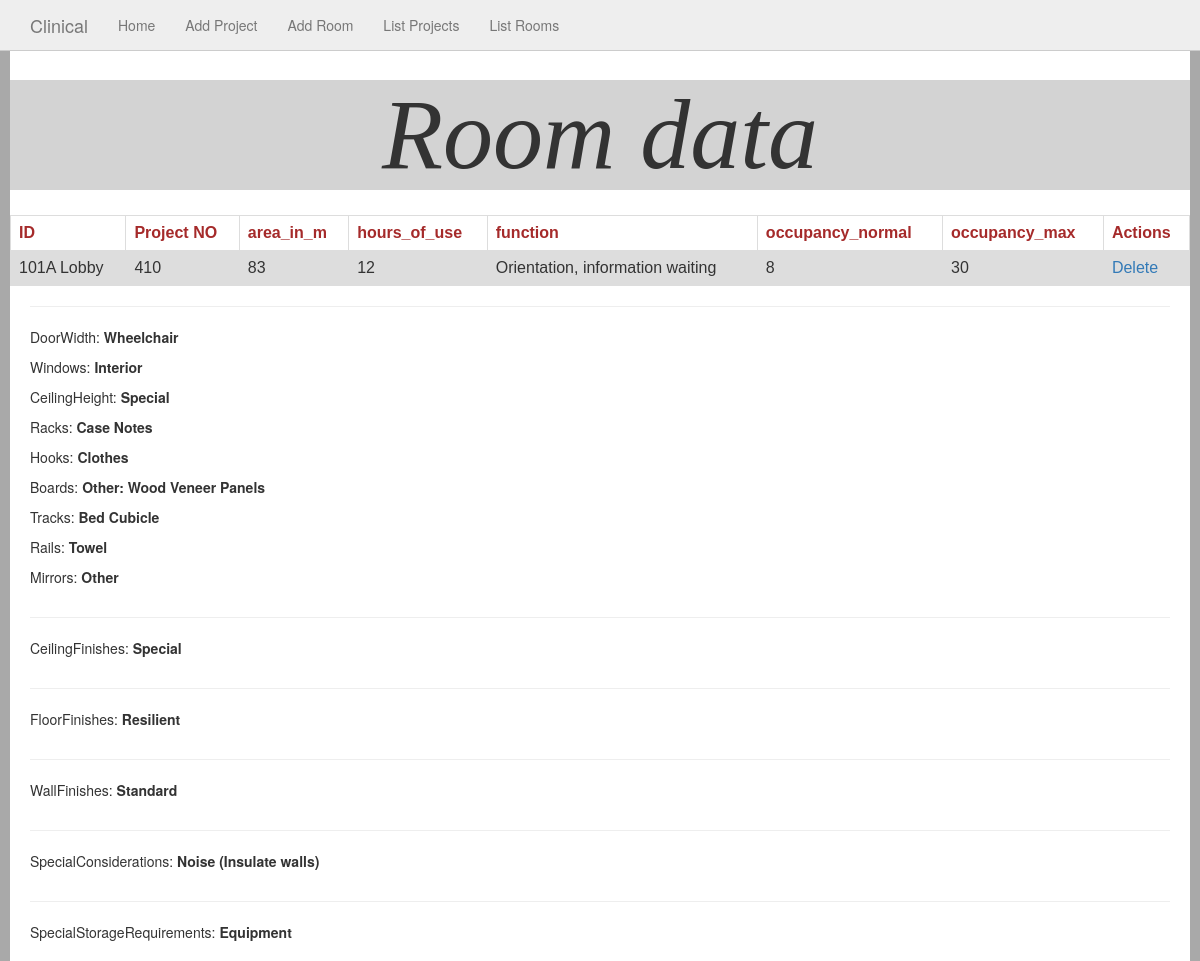
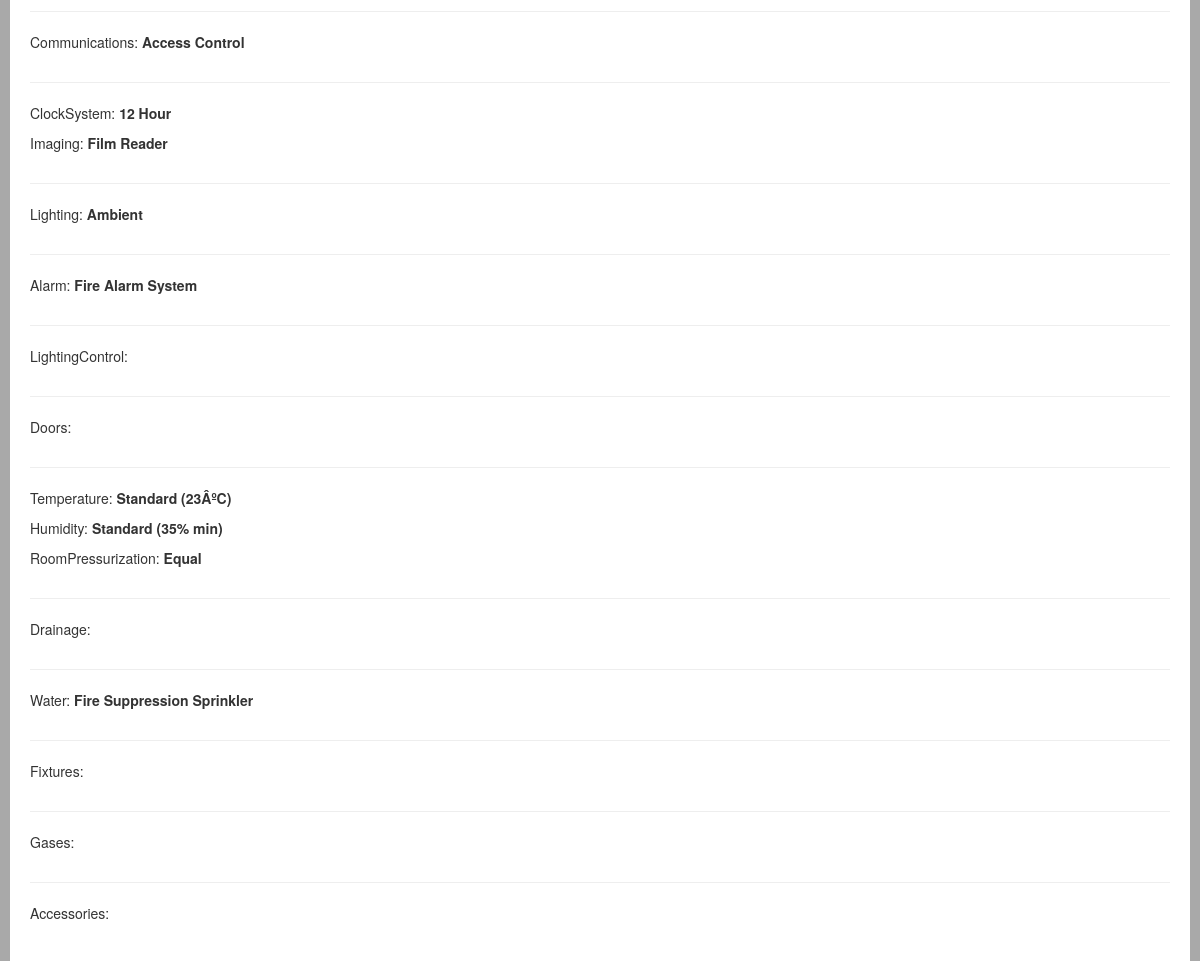
Screenshot of /view_room.php?ID=101A Lobby with the database file from the repository (2 pictures, top to bottom).
### tables this page shows
CREATE TABLE `operational_data_room` (
  `ID` varchar(50) NOT NULL,
  `PNO` varchar(50) NOT NULL,
  `area_in_m` double NOT NULL,
  `hours_of_use` smallint(6) DEFAULT NULL,
  `days_of_use` smallint(6) DEFAULT NULL,
  `function` longtext,
  `occupancy_normal` smallint(6) DEFAULT NULL,
  `occupancy_max` smallint(6) DEFAULT NULL
);

### view_room.php (the view, shortened to what this page needs)
<?php
require 'db_conn.php';
$sql = "SELECT * FROM `operational_data_room` where ID = '" . $_GET['ID'] . "'";
$room = $conn->query($sql);
$room = $room->fetch_assoc();
$tables_columns = [
	'architecture' => [
		'DoorWidth',
		'Windows',
		'CeilingHeight',
		'Racks',
		'Hooks',
		'Boards',
		'Tracks',
		'Rails',
		'Mirrors'
	],
	'arch_ceilingfinishes' => [
		'CeilingFinishes'
	],
	'arch_floorfinishes' => [
		'FloorFinishes'
	],
	'arch_wallfinishes' => [
		'WallFinishes'
	],
	'arch_specialconsiderations' => [
		'SpecialConsiderations'
	],
	'arch_specialstoragerequirements' => [
		'SpecialStorageRequirements'
	],
	'communications' => [
		'Communications'
	],
	'electrical' => [
		'ClockSystem',
		'Imaging'
	],
	'electrical_lighting' => [
		'Lighting'
	],
	'electrical_alarm' => [
		'Alarm'
	],
	'electrical_lightingcontrol' => [
		'LightingControl'
	],
	'electrical_doors' => [
		'Doors'
	],
	'mechanical' => [
		'Temperature',
		'Humidity',
	'RoomPressurization'
	],
	'plumbing_drainage' => [
		'Drainage'
	],
	'plumbing_water' => [
		'Water'
	],
	'plumbing_fixtures' => [
		'Fixtures'
	],
	'plumbing_gases' => [
		'Gases'
	],
	'plumbing_accessories' => [
		'Accessories'
	]
];
foreach ($tables_columns as $table => $columns) {
	$sql = "SELECT " . implode(',', $columns) . " FROM `" . $table . "` WHERE `room_id` = '" . $_GET['ID'] . "'";
	$results[$table] = $conn->query($sql);
}
?>
<html>
<head>
	  <link rel="stylesheet" href="https://maxcdn.bootstrapcdn.com/bootstrap/3.3.7/css/bootstrap.min.css">
</head>
<body>
<?php require 'navbar.php'; ?>
	<h1> <em> <font face="Algerian" style="font-size:100px"> Room data </font> </em> </h1>
	<table>
		<tr>
			<th style="color: brown">ID</th>
			<th style="color: brown">Project NO</th>
			<th style="color: brown">area_in_m</th>
			<th style="color: brown">hours_of_use</th>
			<th style="color: brown">function</th>
			<th style="color: brown">occupancy_normal</th>
			<th style="color: brown">occupancy_max</th>
			<th style="color: brown">Actions</th>
		</tr>
		<?php
		echo '<tr>';
		echo '<td>' . $room['ID'] . '</td>';
		echo '<td>' . $room['PNO'] . '</td>';
		echo '<td>' . $room['area_in_m'] . '</td>';
		echo '<td>' . $room['hours_of_use'] . '</td>';
		echo '<td>' . $room['function'] . '</td>';
		echo '<td>' . $room['occupancy_normal'] . '</td>';
		echo '<td>' . $room['occupancy_max'] . '</td>';
		echo '<td><a href="delete_room.php?ID=' . $room['ID'] . '">Delete</a></td>';
		echo '</tr>';
		?>
	</table>
<div class="container">
<?php
foreach ($tables_columns as $table => $columns) {
?>
  <div class="row">
    <div class="col-xs-12">
    	<?php
    	echo '<hr>';
    	$result = $results[$table]->fetch_assoc();
    	foreach ($columns as $column) {
	    	echo '<p>' . $column . ': <strong>' . $result[$column] . '</strong></p>';
		}
		?>
    </div>
  </div>
<?php
}
?>
</div>
</body>
</html>

### view_room.php (style rules this page uses)
h1 { margin-top: 0px; text-align: center; background-color: lightgray ; }
body { border: 10px solid darkgrey; border-radius: 5px; padding-top: 70px; padding-bottom: 30px; }
table { margin-top: 25px; font-family: arial, sans-serif; border-collapse: collapse; width: 100%; }
td, th { border: 1px solid #dddddd; text-align: left; padding: 8px; }
tr:nth-child(even) { background-color: #dddddd; }

### rows the page displays
operational_data_room: ID "101A Lobby", PNO "410", area_in_m "83", hours_of_use "12", function "Orientation, information waiting", occupancy_normal "8", occupancy_max "30"

### other values shown
$column "DoorWidth"
$result[$column] "Wheelchair"
$column "Windows"
$result[$column] "Interior"
$column "CeilingHeight"
$result[$column] "Special"
$column "Racks"
$result[$column] "Case Notes"
$column "Hooks"
$result[$column] "Clothes"
$column "Boards"
$result[$column] "Other: Wood Veneer Panels"
$column "Tracks"
$result[$column] "Bed Cubicle"
$column "Rails"
